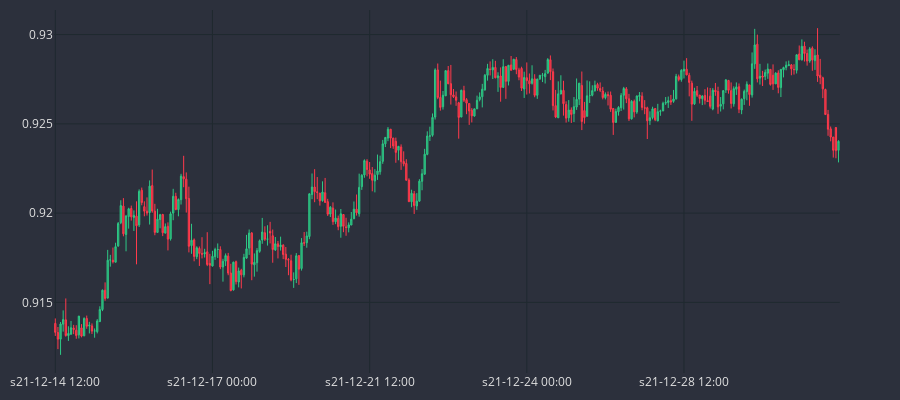

The code cell stored with this chart in its notebook:
### Code cell
dfp = df_an.iloc[-300:]
cp = CandlePlot(dfp, candles=True)
cp.show_plot(line_traces=[])

### Figure 1 — Plotly figure (JSON) as saved in the notebook; plotly's stock layout.template omitted (floating-point values rounded to 4 significant figures; data arrays with more than 128 entries replaced by an {"elided": "..."} marker saying what was removed)
{"data": [{"close": {"elided": "300 float values"}, "decreasing": {"fillcolor": "#CC2E3C", "line": {"color": "#FF3A4C"}}, "high": {"elided": "300 float values"}, "increasing": {"fillcolor": "#24A06B", "line": {"color": "#2EC886"}}, "line": {"width": 1}, "low": {"elided": "300 float values"}, "opacity": 1, "open": {"elided": "300 float values"}, "type": "candlestick", "x": {"elided": "300 str values"}}], "layout": {"font": {"color": "#e1e1e1", "size": 12}, "height": 400, "margin": {"b": 10, "l": 10, "r": 10, "t": 10}, "paper_bgcolor": "#2c303c", "plot_bgcolor": "#2c303c", "width": 900, "xaxis": {"anchor": "y", "domain": [0, 0.94], "gridcolor": "#1f292f", "nticks": 5, "rangeslider": {"visible": false}}, "yaxis": {"anchor": "x", "domain": [0, 1], "gridcolor": "#1f292f"}, "yaxis2": {"anchor": "x", "gridcolor": "#1f292f", "overlaying": "y", "side": "right"}}}
